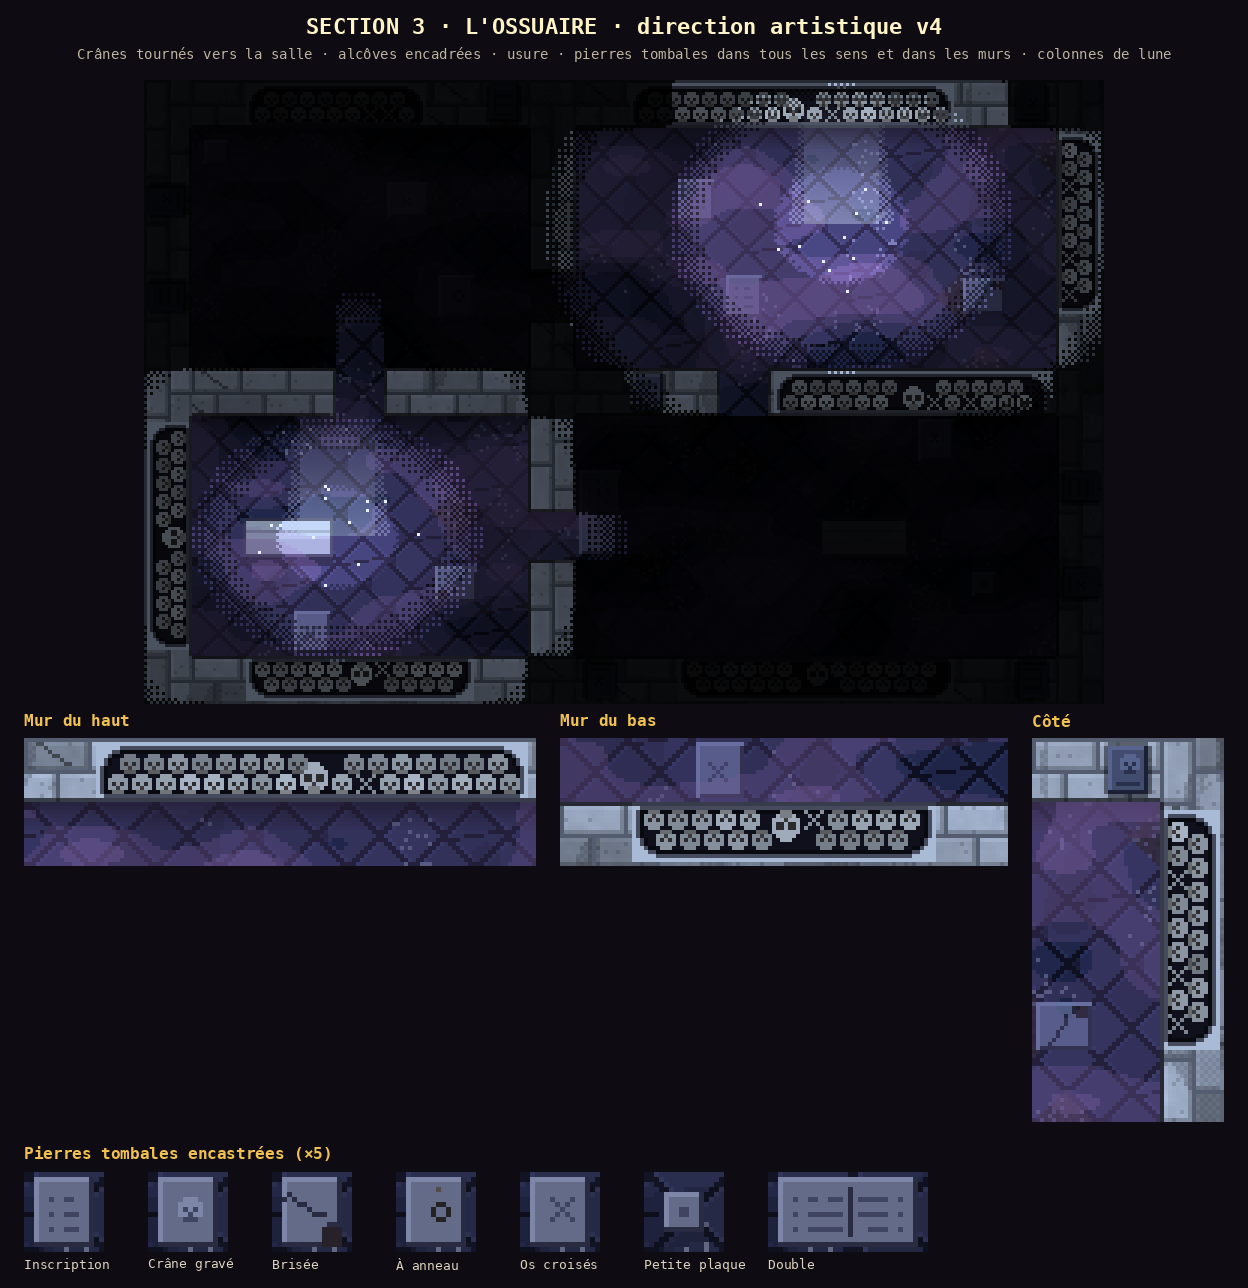

The script that saved this image:
"""Section 3, l'OSSUAIRE DE LA LUNE PÂLE : direction artistique v4 (Thomas, 2026-11-19, 8 h 35 ; puis 8 h 43 : « diversifie l'orientation des pierres tombales à 360 degrés ; insère-en dans les murs » : « ok fonce, je valide
tout sauf le 2 [bordure de dalles droites] ; diversifie les pierres tombales dans le sol ; revois la fine rangée de
pierre au bas des alcôves, elle semble terminer au mauvais endroit ; ajoute de l'usure au sol aussi »). PROPOSITION,
rien n'est en jeu.

- CRÂNES TOUJOURS TOURNÉS VERS LA SALLE, orbites et nez visibles : le même crâne de face, tourné selon le mur (haut :
  mâchoire vers le bas ; bas : mâchoire vers le haut ; côtés : mâchoire vers la salle).
- ALCÔVES ENCADRÉES de craie taillée en relief (linteau, jambages, et un REBORD qui s'arrête pile aux jambages) ;
  contenu varié : rangées de crânes, os croisés, un gros crâne au milieu des longues alcôves.
- MURS USÉS : fissures, blocs plus gris, traces d'humidité.
- SOL USÉ : dalles fêlées, coins écornés, dalles manquantes (terre), passage plus sombre ; PIERRES TOMBALES variées
  encastrées (inscription, crâne gravé, brisée, à anneau, double, os croisés, petite plaque).
- LUMIÈRE : en plus des paliers, une COLONNE de lumière visible au-dessus de chaque puits (poussière qui flotte).

  python3 art/ossuaire_da_v4.py   → art/ossuaire_da_v4.png
"""
import os
import sys

import numpy as np
from PIL import Image, ImageDraw

sys.path.insert(0, os.path.dirname(os.path.abspath(__file__)))
from pix import fbm, font, grid, hash2, up  # noqa: E402

T = 16
# Quatre salles séparées par deux murs qui se croisent : un X au milieu, des T contre le pourtour.
PLAN = [
    "####################",
    "#.......#..........#",
    "#.......#..........#",
    "#.......#..........#",
    "#..................#",
    "#.......#..........#",
    "####.#######.#######",
    "#.......#..........#",
    "#.......#..........#",
    "#..................#",
    "#.......#..........#",
    "#.......#..........#",
    "####################",
]
PH, PW = len(PLAN), len(PLAN[0])
W, H = PW * T, PH * T
MOONS = [(14.5, 3.0, 1.0), (4.0, 9.5, 0.85)]  # puits de lune (case x, case y, force)
# Alcôves : (côté ouvert, première case, dernière case) ; « S » = mur du haut (ouvert vers le sud), « N » = mur du bas,
# « W » = mur de droite (ouvert vers l'ouest), « E » = mur de gauche.
ALCOVES = [("S", (2, 0), (5, 0)), ("S", (10, 0), (16, 0)), ("S", (13, 6), (18, 6)), ("N", (2, 12), (6, 12)),
           ("W", (19, 1), (19, 4)), ("E", (0, 7), (0, 11)), ("N", (11, 12), (16, 12))]
SARCOS = [(2, 9), (14, 9)]
# Pierres tombales encastrées dans le sol : (case x, case y, sorte)
TOMBS = [(11, 2, "ins"), (5, 2, "crane"), (17, 4, "brisee"), (6, 4, "anneau"), (9, 8, "double"), (3, 11, "os"),
         (17, 10, "petite"), (1, 1, "petite"), (12, 4, "ins"), (6, 10, "brisee"), (16, 7, "crane")]


def is_wall(x, y):
    return x < 0 or y < 0 or x >= PW or y >= PH or PLAN[y][x] == "#"


def kind(x, y):
    """H : mur qui court de gauche à droite ; V : de haut en bas ; J : angle, T ou X (les deux)."""
    h = (x > 0 and PLAN[y][x - 1] == "#") or (x < PW - 1 and PLAN[y][x + 1] == "#")
    v = (y > 0 and PLAN[y - 1][x] == "#") or (y < PH - 1 and PLAN[y + 1][x] == "#")
    # Un mur du pourtour garde son sens : il n'est jonction que si un mur intérieur le rejoint.
    if h and v:
        inner_h = 0 < y < PH - 1 and ((0 < x - 1 < PW - 1 and is_wall(x - 1, y)) or (0 < x + 1 < PW - 1 and is_wall(x + 1, y))) and 0 < x < PW - 1
        border_v = x in (0, PW - 1)
        border_h = y in (0, PH - 1)
        if border_h and not (0 < y + 1 < PH - 1 and is_wall(x, y + 1)) and not (0 < y - 1 < PH - 1 and is_wall(x, y - 1)):
            return "H"
        if border_v and not inner_h:
            return "V"
        return "J"
    return "V" if v else "H"


CHALK_A, CHALK_B, JOINT = np.array((194, 188, 172)), np.array((224, 218, 202)), np.array((118, 114, 112))


def chalk(t, grain):
    return (CHALK_A * (1 - t) + CHALK_B * t) * (0.93 + 0.1 * grain)


def wall_pixel_layer():
    """Les blocs de craie, case par case, selon le sens du mur ; en harpe aux jonctions."""
    out = np.zeros((H, W, 3))
    xs, ys = grid(W, H)
    grain = fbm(xs, ys, 3, 4, 2)
    for cy in range(PH):
        for cx in range(PW):
            if PLAN[cy][cx] != "#":
                continue
            k = kind(cx, cy)
            for ly in range(T):
                for lx in range(T):
                    X, Y = cx * T + lx, cy * T + ly
                    if k == "H":
                        row = Y // 8
                        u = X + (row % 2) * 8
                        bid, a, b = (u // 16, row), u % 16, Y % 8
                        jnt, hi, sh = a == 0 or b == 0, b == 1 and a > 0, b == 7 or a == 15
                    elif k == "V":
                        col = X // 8
                        u = Y + (col % 2) * 8
                        bid, a, b = (col, u // 16 + 1000), X % 8, u % 16
                        jnt, hi, sh = a == 0 or b == 0, a == 1 and b > 0, a == 7 or b == 15
                    else:
                        # Jonction (angle, T, X) : en haut l'assise couchée qui traverse, en bas les pierres debout.
                        if ly < 8:
                            row = Y // 8
                            u = X + (row % 2) * 8
                            bid, a, b = (u // 16, row), u % 16, Y % 8
                            jnt, hi, sh = a == 0 or b == 0, b == 1 and a > 0, b == 7 or a == 15
                        else:
                            col = X // 8
                            u = Y + (col % 2) * 8
                            bid, a, b = (col, u // 16 + 1000), X % 8, u % 16
                            jnt, hi, sh = a == 0 or b == 0 or ly == 8, a == 1 and b > 0, a == 7 or b == 15
                    t = hash2(bid[0], bid[1], 3)
                    c = chalk(float(t), float(grain[Y, X]))
                    if hash2(X, Y, 5) > 0.9 and (X + Y) % 3 == 0:
                        c = c * 0.86
                    if hash2(bid[0], bid[1], 13) < 0.16:
                        c = c * 0.8  # bloc plus gris
                    if hash2(bid[0], bid[1], 14) < 0.12 and abs((a - 2) - b * 1.4) < 0.7 and 1 < a < 12:
                        c = c * 0.55  # fissure
                    damp = fbm(np.array(float(X)), np.array(float(Y) * 0.35), 9, 15, 2)
                    if damp > 0.68:
                        c = c * (0.86 if (X + Y) % 2 else 0.8)  # trace d'humidité qui coule
                    if hi:
                        c = np.minimum(c * 1.07, 255)
                    if sh:
                        c = c * 0.8
                    if jnt:
                        c = JOINT
                    out[Y, X] = c
    return out


def floor_layer(xs, ys):
    """Dalles en losange bleu nuit, joints sombres, un peu de poussière d'os ; aucune gravure."""
    u, v = (xs + ys) / 16, (xs - ys) / 16
    cu, cv = np.floor(u).astype(int), np.floor(v).astype(int)
    fu, fv = u - cu, v - cv
    t = hash2(cu, cv, 41)
    out = np.array((40, 42, 66)) * (1 - t[..., None]) + np.array((52, 54, 82)) * t[..., None]
    j = (fu < 0.07) | (fv < 0.07)
    out[j] = (20, 20, 34)
    hi = ((fu < 0.13) | (fv < 0.13)) & ~j
    out[hi] = out[hi] * 1.18
    dust = (fbm(xs, ys, 20, 43, 2) > 0.66) & (hash2(xs.astype(int), ys.astype(int), 44) > 0.93)
    out[dust] = (110, 110, 124)
    # Usure : dalles fêlées, coins écornés, dalles manquantes (terre), passage plus sombre.
    crack = (hash2(cu, cv, 45) < 0.18) & (np.abs(fu - fv * 0.7 - 0.15) < 0.04) & (fu > 0.12) & (fv > 0.12)
    out[crack] = (18, 18, 30)
    chip = (hash2(cu, cv, 46) < 0.22) & (fu + fv < 0.42) & ~j
    out[chip] = out[chip] * 0.62
    gone = hash2(cu, cv, 47) < 0.035
    earth = np.array((44, 36, 40)) * (0.85 + 0.3 * hash2(xs.astype(int), ys.astype(int), 48))[..., None]
    out[gone] = earth[gone]
    pebble = gone & (hash2(xs.astype(int), ys.astype(int), 49) > 0.9)
    out[pebble] = (90, 86, 96)
    path = fbm(xs, ys, 30, 50, 2) > 0.6
    out[path] = out[path] * 0.85
    return out


BONE, BONE_D, BONE_S, RECESS = np.array((222, 212, 186)), np.array((168, 156, 130)), np.array((60, 52, 44)), np.array((22, 20, 28))


SKULL = [".###.", "#####", "#o#o#", "##n##", ".jjj."]
BIG_SKULL = ["..###..", ".#####.", "#######", "#oo#oo#", "#oo#oo#", "###n###", ".#jjj#.", "..jjj.."]
XBONES = ["k...k", ".k.k.", "..k..", ".k.k.", "k...k"]


def turned(rows, side):
    """Le dessin de face (mâchoire en bas), tourné pour que la mâchoire regarde la salle."""
    g = np.array([list(r) for r in rows])
    k = {"S": 0, "N": 2, "W": 3, "E": 1}[side]  # rot90 tourne dans le sens inverse des aiguilles
    return np.rot90(g, k)


def stamp(a, rows, side, sx, sy, shade):
    g = turned(rows, side)
    for dy in range(g.shape[0]):
        for dx in range(g.shape[1]):
            ch = g[dy, dx]
            if ch == ".":
                continue
            a[sy + dy, sx + dx] = {"#": BONE * shade, "o": BONE_S, "n": BONE_S * 1.4, "j": BONE_D * shade, "k": BONE * shade * 0.95}[ch]
    return g.shape


FRAME, FRAME_HI, FRAME_D = np.array((236, 230, 214)), np.array((250, 246, 234)), np.array((96, 92, 92))


def alcove(a, side, c0, c1):
    """Alcôve d'ossuaire : creux à fond arrondi, ENCADREMENT de craie taillée (linteau, jambages, rebord qui s'arrête aux
    jambages), crânes tournés vers la salle, os croisés et gros crâne pour varier."""
    horiz = side in "SN"
    if horiz:
        X0, X1 = c0[0] * T + 2, (c1[0] + 1) * T - 2
        Y0, Y1 = (c0[1] * T + 1, (c0[1] + 1) * T) if side == "S" else (c0[1] * T, (c0[1] + 1) * T - 1)
    else:
        Y0, Y1 = c0[1] * T + 2, (c1[1] + 1) * T - 2
        X0, X1 = (c0[0] * T, (c0[0] + 1) * T - 1) if side == "W" else (c0[0] * T + 1, (c0[0] + 1) * T)
    sub = a[Y0:Y1, X0:X1]
    h, w = sub.shape[:2]
    # repère local : d = profondeur depuis l'ouverture (0 = bord de la salle), t = position le long du mur
    def local(y, x):
        if side == "S":
            return h - 1 - y, x, w
        if side == "N":
            return y, x, w
        if side == "W":
            return x, y, h
        return w - 1 - x, y, h
    depth_max = (h if horiz else w) - 1
    frame = np.zeros((h, w), bool)
    hole = np.zeros((h, w), bool)
    sill = np.zeros((h, w), bool)
    for y in range(h):
        for x in range(w):
            d, t, L = local(y, x)
            end = min(t, L - 1 - t)
            back = depth_max - d
            if d <= 1:
                # le REBORD : deux pixels côté salle, sur toute la longueur de l'encadrement (pas au-delà)
                sill[y, x] = True
                continue
            if end < 2 or back < 2:
                frame[y, x] = True  # jambages et linteau
                continue
            r = 4
            e2, b2 = end - 2, back - 2
            if b2 < r and e2 < r and (r - b2) ** 2 + (r - e2) ** 2 > r * r:
                frame[y, x] = True  # le fond arrondi est taillé dans l'encadrement
                continue
            hole[y, x] = True
    sub[hole] = RECESS
    sub[frame] = FRAME
    sub[sill] = FRAME
    # relief : un trait clair côté lumière (haut et gauche), un trait sombre autour du creux et au bord de la salle
    inner = hole & ~(np.roll(hole, 1, 0) & np.roll(hole, -1, 0) & np.roll(hole, 1, 1) & np.roll(hole, -1, 1))
    sub[inner] = RECESS * 0.6
    ring = (frame | sill) & (np.roll(hole, 1, 0) | np.roll(hole, -1, 0) | np.roll(hole, 1, 1) | np.roll(hole, -1, 1))
    sub[ring] = FRAME_D
    lit = (frame | sill) & ~ring & ~(np.roll(frame | sill, 1, 0)) 
    sub[lit] = FRAME_HI
    for y in range(h):
        for x in range(w):
            if (frame[y, x] or sill[y, x]) and local(y, x)[0] == 0:
                sub[y, x] = FRAME_D * 0.8  # arête du rebord, côté salle
    # Contenu : on remplit le creux le long du mur, en tranches.
    seed = c0[0] * 7 + c0[1]
    hh, ww = (h, w)
    span = w if horiz else h
    mid = span // 2

    def fits(sx, sy, gh, gw):
        return all(0 <= sy + dy < hh and 0 <= sx + dx < ww and hole[sy + dy, sx + dx] for dy in range(gh) for dx in range(gw))

    def place(rows, t_pos, d_pos, shade):
        g = turned(rows, side)
        gh, gw = g.shape
        if side == "S":
            sx, sy = t_pos, h - 1 - d_pos - gh + 1
        elif side == "N":
            sx, sy = t_pos, d_pos
        elif side == "W":
            sx, sy = d_pos, t_pos
        else:
            sx, sy = w - 1 - d_pos - gw + 1, t_pos
        if fits(sx, sy, gh, gw):
            stamp(sub, rows, side, sx, sy, shade)
            return True
        return False

    big = span >= 70
    if big:
        place(BIG_SKULL, mid - 3, 2, 1.0)
    t = 3
    k = 0
    while t < span - 6:
        if big and abs(t + 2 - mid) < 7:
            t += 1
            continue
        motif = XBONES if hash2(t, seed, 90) < 0.18 else SKULL
        shade = 0.8 + 0.25 * hash2(t, seed, 78)
        # deux rangées : devant (près de la salle) et derrière, décalées
        place(motif, t, 2, shade)
        place(SKULL, t + 3, 7, 0.7 + 0.2 * hash2(t, seed, 79))
        t += 6
        k += 1


def sarcophagus(a, cx, cy):
    x0, y0 = cx * T + 1, cy * T + 2
    w, h = 2 * T - 2, T - 3
    a[y0:y0 + h, x0:x0 + w] = (168, 164, 154)
    a[y0:y0 + 7, x0:x0 + w] = (186, 182, 170)
    a[y0 + 4, x0 + 1:x0 + w - 1] = (146, 142, 134)
    a[y0, x0:x0 + w] = (60, 58, 66)
    a[y0 + h - 1, x0:x0 + w] = (60, 58, 66)
    a[y0:y0 + h, x0] = (60, 58, 66)
    a[y0:y0 + h, x0 + w - 1] = (60, 58, 66)
    a[y0 + h:y0 + h + 3, x0 + 1:x0 + w] *= 0.5  # ombre


STONE, STONE_HI, STONE_D, CARVE = np.array((112, 114, 132)), np.array((140, 142, 160)), np.array((46, 46, 62)), np.array((70, 72, 92))


def tomb(a, cx, cy, kind):
    """Pierre tombale encastrée dans le sol (à plat), plusieurs sortes."""
    w = 2 * T if kind == "double" else T
    x0, y0 = cx * T, cy * T
    if kind == "petite":
        x0, y0, ww, hh = x0 + 4, y0 + 4, 8, 8
    else:
        x0, y0, ww, hh = x0 + 2, y0 + 1, w - 4, T - 2
    r = a[y0:y0 + hh, x0:x0 + ww]
    r[:] = STONE * (0.92 + 0.12 * hash2(cx, cy, 91))
    r[0, :] = STONE_HI
    r[:, 0] = STONE_HI
    r[-1, :] = STONE_D
    r[:, -1] = STONE_D
    if kind in ("ins", "double"):
        for k, yy in enumerate((4, 7, 10)):
            if yy < hh - 2:
                for xx in range(3, ww - 3):
                    if hash2(xx // 2, cy * 9 + k, 92) > 0.25 and (kind != "double" or abs(xx - ww // 2) > 1):
                        r[yy, xx] = CARVE
        if kind == "double":
            r[2:hh - 2, ww // 2] = STONE_D
    elif kind == "crane":
        g = np.array([list(q) for q in SKULL])
        for dy in range(5):
            for dx in range(5):
                if g[dy, dx] != ".":
                    r[4 + dy, ww // 2 - 2 + dx] = CARVE if g[dy, dx] in "onj" else STONE_HI
    elif kind == "os":
        g = np.array([list(q) for q in XBONES])
        for dy in range(5):
            for dx in range(5):
                if g[dy, dx] != ".":
                    r[4 + dy, ww // 2 - 2 + dx] = CARVE
    elif kind == "anneau":
        for (dx, dy) in ((5, 5), (6, 4), (7, 4), (8, 5), (8, 6), (7, 7), (6, 7), (5, 6)):
            r[dy + 1, dx] = (40, 36, 34)
        r[2, 6] = (90, 80, 70)
    elif kind == "brisee":
        for k in range(ww):
            yy = int(3 + k * 0.6 + (k % 3 == 0))
            if 0 < yy < hh - 1:
                r[yy, k] = STONE_D
        r[hh - 4:, ww - 4:] = np.array((44, 36, 40))  # le coin manque : la terre dessous
    elif kind == "petite":
        r[3:5, 3:5] = CARVE


def tomb_turned(a, cx, cy, kind, k):
    """La pierre tombale tournée d'un quart de tour k fois (0 à 3) ; la lumière reste en haut à gauche."""
    buf = np.full((T, 2 * T, 3), -1.0)
    tomb(buf, 0, 0, kind)
    m = buf[..., 0] >= 0
    if kind != "double":
        buf, m = buf[:, :T], m[:, :T]
    buf, m = np.rot90(buf, k), np.rot90(m, k)
    # relief : arête claire en haut et à gauche, sombre en bas et à droite, quelle que soit l'orientation
    up_ = m & ~np.roll(m, 1, 0)
    lf = m & ~np.roll(m, 1, 1)
    dn = m & ~np.roll(m, -1, 0)
    rt = m & ~np.roll(m, -1, 1)
    buf[dn | rt] = STONE_D
    buf[up_ | lf] = STONE_HI
    hh, ww = m.shape
    region = a[cy * T:cy * T + hh, cx * T:cx * T + ww]
    region[m] = buf[m]


TABLET, TABLET_HI, TABLET_D, TABLET_C = np.array((92, 94, 110)), np.array((122, 124, 140)), np.array((40, 40, 52)), np.array((58, 60, 76))


def wall_tablet(a, side, cx, cy, variant):
    """Plaque funéraire scellée dans un mur, tournée vers la salle (les lignes du texte suivent le mur)."""
    buf = np.full((T, T, 3), -1.0)
    x0, y0, w, h = 3, 2, 10, 12
    buf[y0:y0 + h, x0:x0 + w] = TABLET
    buf[y0, x0:x0 + w] = TABLET_HI
    buf[y0:y0 + h, x0] = TABLET_HI
    buf[y0 + h - 1, x0:x0 + w] = TABLET_D
    buf[y0:y0 + h, x0 + w - 1] = TABLET_D
    if variant == 0:
        for yy in (5, 8, 11):
            buf[yy, x0 + 2:x0 + w - 2] = TABLET_C
    else:
        g = np.array([list(q) for q in SKULL])
        for dy in range(5):
            for dx in range(5):
                if g[dy, dx] != ".":
                    buf[y0 + 2 + dy, x0 + 3 + dx] = TABLET_C if g[dy, dx] in "onj" else TABLET_HI
        buf[y0 + 9, x0 + 2:x0 + w - 2] = TABLET_C
    k = {"S": 0, "N": 2, "W": 3, "E": 1}[side]
    buf = np.rot90(buf, k)
    m = buf[..., 0] >= 0
    region = a[cy * T:(cy + 1) * T, cx * T:(cx + 1) * T]
    region[m] = buf[m]
    # liseré de scellement autour de la plaque
    ring = ~m & (np.roll(m, 1, 0) | np.roll(m, -1, 0) | np.roll(m, 1, 1) | np.roll(m, -1, 1))
    region[ring] = region[ring] * 0.55


WALL_TABLETS = [("S", 7, 0, 0), ("S", 18, 0, 1), ("S", 10, 6, 0), ("N", 9, 12, 1), ("N", 18, 12, 0), ("W", 19, 8, 0),
                ("W", 19, 10, 1), ("E", 0, 2, 1), ("E", 0, 4, 0)]


def light_map(xs, ys):
    """La lune seule : chaque puits éclaire autour de lui, jusqu'aux murs (pas à travers)."""
    cell_lit = np.zeros((PH, PW))
    for (mx, my, f) in MOONS:
        for cy in range(PH):
            for cx in range(PW):
                # ligne de vue en cases depuis le puits
                n = int(max(abs(cx + 0.5 - mx), abs(cy + 0.5 - my)) * 3) + 1
                ok = True
                for i in range(1, n):
                    px_ = mx + (cx + 0.5 - mx) * i / n
                    py_ = my + (cy + 0.5 - my) * i / n
                    if PLAN[int(py_)][int(px_)] == "#" and (int(px_), int(py_)) != (cx, cy):
                        ok = False
                        break
                if ok:
                    cell_lit[cy, cx] = 1
        vis = np.kron(cell_lit, np.ones((T, T)))
        # adoucit le bord des zones vues
        for _ in range(2):
            vis = (vis + np.roll(vis, 1, 0) + np.roll(vis, -1, 0) + np.roll(vis, 1, 1) + np.roll(vis, -1, 1)) / 5
        cell_lit[:] = 0
        d = np.hypot(xs - mx * T, (ys - my * T) / 0.85) / T
        pool = np.clip(1.2 - d / 1.8, 0, 1)  # la flaque de lune au sol
        spill = np.clip(1 - d / 7.0, 0, 1) * 0.6  # la lumière qui se répand dans la salle
        yield (np.maximum(pool, spill) * vis * f, pool * f)


def main_room(flat=False):
    xs, ys = grid(W, H)
    wall = np.array([[PLAN[y // T][x // T] == "#" for x in range(W)] for y in range(H)])
    a = np.where(wall[..., None], wall_pixel_layer(), floor_layer(xs, ys))
    # liseré sombre du mur contre le sol, ombre portée des murs vers le sud
    fl = ~wall
    edge = wall & (np.roll(fl, 1, 0) | np.roll(fl, -1, 0) | np.roll(fl, 1, 1) | np.roll(fl, -1, 1))
    a[edge] *= 0.45
    for cy in range(PH - 1):
        for cx in range(PW):
            if PLAN[cy][cx] == "#" and PLAN[cy + 1][cx] == ".":
                for k in range(7):
                    a[(cy + 1) * T + k, cx * T:(cx + 1) * T] *= 0.5 + 0.07 * k
    for (side, c0, c1) in ALCOVES:
        alcove(a, side, c0, c1)
    for s in SARCOS:
        sarcophagus(a, *s)
    for (cx, cy, k) in TOMBS:
        tomb_turned(a, cx, cy, k, int(hash2(cx, cy, 93) * 4))
    for (side, cx, cy, v) in WALL_TABLETS:
        wall_tablet(a, side, cx, cy, v)
    # lumière
    I = np.zeros((H, W))
    pools = np.zeros((H, W))
    for lit, pool in light_map(xs, ys):
        I = np.maximum(I, lit + pool * 0.6)
        pools = np.maximum(pools, pool)
    # Paliers : noir, pénombre, demi-jour, pleine lune ; tramage de pixels (2 × 2) entre deux paliers.
    bayer = np.array([[0.125, 0.625], [0.875, 0.375]])[ys.astype(int) % 2, xs.astype(int) % 2]
    STEPS = np.array([0.06, 0.4, 0.88, 1.3])
    jit = (bayer - 0.5) * 0.08
    q = (I + jit > 0.1).astype(int) + (I + jit > 0.32) + (pools * 0.6 + I * 0.4 + jit > 0.55)
    L = STEPS[q]
    if flat:
        L = np.full((H, W), 0.9)
    tint = np.array((0.8, 0.9, 1.12))
    a = a * L[..., None] * tint
    # brume (direction C) : nappes lentes au sol ; elle s'éclaire dans la lune et se perd dans le noir
    f = fbm(xs, ys * 2.2, 40, 7, 2)
    dens = np.clip((f - 0.38) * 2.0, 0, 1) * fl
    dens = np.clip((f - 0.3) * 2.2, 0, 1) * fl
    band = (np.round(dens * 3) / 3) * 0.62
    band = band * np.clip(0.3 + L, 0, 1)
    fogc = np.array((150, 116, 196))[None, None, :] * (0.1 + 0.8 * L[..., None])
    a = a * (1 - band[..., None]) + fogc * band[..., None]
    # COLONNE DE LUNE : la lumière qui tombe du plafond, visible au-dessus du puits (translucide, tramée sur les bords)
    if not flat:
        for (mx, my, f_) in MOONS:
            cxp, top, bot = mx * T, (my - 2.6) * T, my * T
            half = 1.1 * T
            inside = (np.abs(xs - cxp) < half * (0.75 + 0.25 * (ys - top) / (bot - top))) & (ys > top) & (ys < bot)
            fade = np.clip((ys - top) / (bot - top), 0, 1)
            edgef = np.abs(xs - cxp) / half
            alpha = inside * fade * 0.4 * f_ * np.where(edgef > 0.7, (bayer > 0.5) * 1.0, 1.0)
            a = a * (1 - alpha[..., None]) + np.array((210, 226, 255)) * alpha[..., None]
    # poussière qui flotte dans les colonnes de lune
    motes = (hash2(xs.astype(int), ys.astype(int), 99) > 0.992) & (pools > 0.2)
    a[motes] = (235, 240, 255)
    return Image.fromarray(np.clip(a, 0, 255).astype(np.uint8), "RGB")


def main():
    S = 3
    room = up(main_room(), S)
    pad = 24
    Z = 6
    crops = [("Mur du haut", (9 * T, 0, 17 * T, 2 * T)), ("Mur du bas", (1 * T, 11 * T, 8 * T, 13 * T)), ("Côté", (17 * T, 0, 20 * T, 6 * T))]
    raw = main_room()
    flatimg = main_room(flat=True)
    zooms = [(n, up((flatimg if True else raw).crop(b), 4)) for n, b in crops]
    kinds = [("Inscription", "ins"), ("Crâne gravé", "crane"), ("Brisée", "brisee"), ("À anneau", "anneau"), ("Os croisés", "os"), ("Petite plaque", "petite"), ("Double", "double")]
    xs_, ys_ = grid(2 * T, T)
    legend = []
    for name, k in kinds:
        tile = floor_layer(xs_ + 3 * T, ys_ + 5 * T).copy()
        tomb(tile, 0, 0, k)
        im = Image.fromarray(np.clip(tile * np.array((0.9, 0.95, 1.05)), 0, 255).astype(np.uint8), "RGB")
        legend.append((name, up(im if k == "double" else im.crop((0, 0, T, T)), 5)))
    pass
    zh = max(z.height for _, z in zooms if z is not None)
    Wb = max(room.width + 2 * pad, sum(z.width for _, z in zooms if z is not None) + pad * (len(zooms) + 1))
    Hb = room.height + 140 + zh + 140
    sheet = Image.new("RGB", (Wb, Hb), (14, 12, 18))
    d = ImageDraw.Draw(sheet)
    d.text((Wb // 2, 26), "SECTION 3 · L'OSSUAIRE · direction artistique v4", fill=(255, 243, 200), font=font(22), anchor="mm")
    d.text((Wb // 2, 54), "Crânes tournés vers la salle · alcôves encadrées · usure · pierres tombales dans tous les sens et dans les murs · colonnes de lune", fill=(190, 180, 160), font=font(14, False), anchor="mm")
    sheet.paste(room, ((Wb - room.width) // 2, 80))
    x = pad
    y = 80 + room.height + 34
    for n, z in zooms:
        if z is None:
            continue
        d.text((x, y - 24), n, fill=(240, 192, 80), font=font(16), anchor="lt")
        sheet.paste(z, (x, y))
        x += z.width + pad
    y2 = y + zh + 50
    d.text((pad, y2 - 26), "Pierres tombales encastrées (×5)", fill=(240, 192, 80), font=font(16), anchor="lt")
    x = pad
    for n, im in legend:
        sheet.paste(im, (x, y2))
        d.text((x, y2 + im.height + 6), n, fill=(220, 210, 190), font=font(13, False), anchor="lt")
        x += max(im.width, 110) + 14
    out = os.path.join(os.path.dirname(os.path.abspath(__file__)), "ossuaire_da_v4.png")
    sheet.save(out)
    print("art/ossuaire_da_v4.png", sheet.size)


if __name__ == "__main__":
    main()
